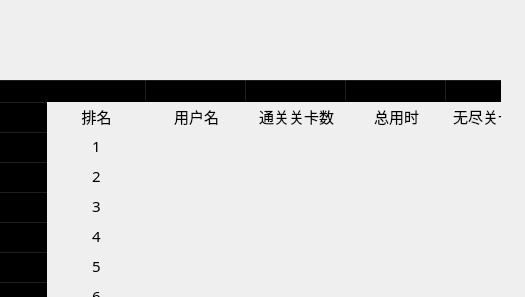
<?xml version="1.0" encoding="UTF-8"?>
<ui version="4.0">
 <class>Dialogranking</class>
 <widget class="QDialog" name="Dialogranking">
  <property name="geometry">
   <rect>
    <x>0</x>
    <y>0</y>
    <width>525</width>
    <height>297</height>
   </rect>
  </property>
  <property name="windowTitle">
   <string>植此青绿小游戏</string>
  </property>
  <property name="windowIcon">
   <iconset>
    <normaloff>:/build-cpp_shixun-Desktop_Qt_6_2_4_MinGW_64_bit-Debug/things/grass-windowicon..png</normaloff>:/build-cpp_shixun-Desktop_Qt_6_2_4_MinGW_64_bit-Debug/things/grass-windowicon..png</iconset>
  </property>
  <widget class="QTableWidget" name="tableWidget">
   <property name="geometry">
    <rect>
     <x>0</x>
     <y>80</y>
     <width>501</width>
     <height>371</height>
    </rect>
   </property>
   <property name="font">
    <font>
     <family>GenSenRounded TW M</family>
     <bold>false</bold>
    </font>
   </property>
   <property name="styleSheet">
    <string notr="true">background:transparent;border:none</string>
   </property>
   <property name="gridStyle">
    <enum>Qt::NoPen</enum>
   </property>
   <row>
    <property name="text">
     <string>新建行</string>
    </property>
   </row>
   <row>
    <property name="text">
     <string>新建行</string>
    </property>
   </row>
   <row>
    <property name="text">
     <string>新建行</string>
    </property>
   </row>
   <row>
    <property name="text">
     <string>新建行</string>
    </property>
   </row>
   <row>
    <property name="text">
     <string>新建行</string>
    </property>
   </row>
   <row>
    <property name="text">
     <string>新建行</string>
    </property>
   </row>
   <row>
    <property name="text">
     <string>新建行2</string>
    </property>
   </row>
   <column>
    <property name="text">
     <string>排名</string>
    </property>
   </column>
   <column>
    <property name="text">
     <string>新建列</string>
    </property>
   </column>
   <column>
    <property name="text">
     <string>通关关卡数</string>
    </property>
   </column>
   <column>
    <property name="text">
     <string>总用时</string>
    </property>
   </column>
   <column>
    <property name="text">
     <string>无尽关卡通关数</string>
    </property>
   </column>
   <item row="0" column="0">
    <property name="text">
     <string>排名</string>
    </property>
    <property name="font">
     <font>
      <family>HarmonyOS Sans SC Medium</family>
      <pointsize>11</pointsize>
      <bold>false</bold>
     </font>
    </property>
    <property name="textAlignment">
     <set>AlignCenter</set>
    </property>
   </item>
   <item row="0" column="1">
    <property name="text">
     <string>用户名</string>
    </property>
    <property name="font">
     <font>
      <family>HarmonyOS Sans SC Medium</family>
      <pointsize>11</pointsize>
     </font>
    </property>
    <property name="textAlignment">
     <set>AlignCenter</set>
    </property>
   </item>
   <item row="0" column="2">
    <property name="text">
     <string>通关关卡数</string>
    </property>
    <property name="font">
     <font>
      <family>HarmonyOS Sans SC Medium</family>
      <pointsize>11</pointsize>
      <bold>false</bold>
     </font>
    </property>
    <property name="textAlignment">
     <set>AlignCenter</set>
    </property>
    <property name="background">
     <brush brushstyle="NoBrush">
      <color alpha="255">
       <red>0</red>
       <green>0</green>
       <blue>0</blue>
      </color>
     </brush>
    </property>
   </item>
   <item row="0" column="3">
    <property name="text">
     <string>总用时</string>
    </property>
    <property name="font">
     <font>
      <family>HarmonyOS Sans SC Medium</family>
      <pointsize>11</pointsize>
     </font>
    </property>
    <property name="textAlignment">
     <set>AlignCenter</set>
    </property>
   </item>
   <item row="0" column="4">
    <property name="text">
     <string>无尽关卡通关数</string>
    </property>
    <property name="font">
     <font>
      <family>HarmonyOS Sans SC Medium</family>
      <pointsize>11</pointsize>
     </font>
    </property>
    <property name="textAlignment">
     <set>AlignCenter</set>
    </property>
   </item>
   <item row="1" column="0">
    <property name="text">
     <string>1</string>
    </property>
    <property name="font">
     <font>
      <family>GenSenRounded TW B</family>
      <pointsize>11</pointsize>
     </font>
    </property>
    <property name="textAlignment">
     <set>AlignCenter</set>
    </property>
   </item>
   <item row="1" column="1">
    <property name="text">
     <string/>
    </property>
    <property name="font">
     <font>
      <family>GenSenRounded TW B</family>
      <pointsize>11</pointsize>
     </font>
    </property>
    <property name="textAlignment">
     <set>AlignCenter</set>
    </property>
   </item>
   <item row="1" column="2">
    <property name="text">
     <string/>
    </property>
    <property name="font">
     <font>
      <family>GenSenRounded TW B</family>
      <pointsize>11</pointsize>
     </font>
    </property>
    <property name="textAlignment">
     <set>AlignCenter</set>
    </property>
   </item>
   <item row="1" column="3">
    <property name="text">
     <string/>
    </property>
    <property name="font">
     <font>
      <family>GenSenRounded TW B</family>
      <pointsize>11</pointsize>
     </font>
    </property>
    <property name="textAlignment">
     <set>AlignCenter</set>
    </property>
   </item>
   <item row="1" column="4">
    <property name="text">
     <string/>
    </property>
    <property name="font">
     <font>
      <family>GenSenRounded TW B</family>
      <pointsize>11</pointsize>
     </font>
    </property>
    <property name="textAlignment">
     <set>AlignCenter</set>
    </property>
   </item>
   <item row="2" column="0">
    <property name="text">
     <string>2</string>
    </property>
    <property name="font">
     <font>
      <family>GenSenRounded TW B</family>
      <pointsize>11</pointsize>
     </font>
    </property>
    <property name="textAlignment">
     <set>AlignCenter</set>
    </property>
   </item>
   <item row="2" column="1">
    <property name="text">
     <string/>
    </property>
    <property name="font">
     <font>
      <family>GenSenRounded TW B</family>
      <pointsize>11</pointsize>
     </font>
    </property>
    <property name="textAlignment">
     <set>AlignCenter</set>
    </property>
   </item>
   <item row="2" column="2">
    <property name="text">
     <string/>
    </property>
    <property name="font">
     <font>
      <family>GenSenRounded TW B</family>
      <pointsize>11</pointsize>
     </font>
    </property>
    <property name="textAlignment">
     <set>AlignCenter</set>
    </property>
   </item>
   <item row="2" column="3">
    <property name="text">
     <string/>
    </property>
    <property name="font">
     <font>
      <family>GenSenRounded TW B</family>
      <pointsize>11</pointsize>
     </font>
    </property>
    <property name="textAlignment">
     <set>AlignCenter</set>
    </property>
   </item>
   <item row="2" column="4">
    <property name="text">
     <string/>
    </property>
    <property name="font">
     <font>
      <family>GenSenRounded TW B</family>
      <pointsize>11</pointsize>
     </font>
    </property>
    <property name="textAlignment">
     <set>AlignCenter</set>
    </property>
   </item>
   <item row="3" column="0">
    <property name="text">
     <string>3</string>
    </property>
    <property name="font">
     <font>
      <family>GenSenRounded TW B</family>
      <pointsize>11</pointsize>
     </font>
    </property>
    <property name="textAlignment">
     <set>AlignCenter</set>
    </property>
   </item>
   <item row="3" column="1">
    <property name="text">
     <string/>
    </property>
    <property name="font">
     <font>
      <family>GenSenRounded TW B</family>
      <pointsize>11</pointsize>
     </font>
    </property>
    <property name="textAlignment">
     <set>AlignCenter</set>
    </property>
   </item>
   <item row="3" column="2">
    <property name="text">
     <string/>
    </property>
    <property name="font">
     <font>
      <family>GenSenRounded TW B</family>
      <pointsize>11</pointsize>
     </font>
    </property>
    <property name="textAlignment">
     <set>AlignCenter</set>
    </property>
   </item>
   <item row="3" column="3">
    <property name="text">
     <string/>
    </property>
    <property name="font">
     <font>
      <family>GenSenRounded TW B</family>
      <pointsize>11</pointsize>
     </font>
    </property>
    <property name="textAlignment">
     <set>AlignCenter</set>
    </property>
   </item>
   <item row="3" column="4">
    <property name="text">
     <string/>
    </property>
    <property name="font">
     <font>
      <family>GenSenRounded TW B</family>
      <pointsize>11</pointsize>
     </font>
    </property>
    <property name="textAlignment">
     <set>AlignCenter</set>
    </property>
   </item>
   <item row="4" column="0">
    <property name="text">
     <string>4</string>
    </property>
    <property name="font">
     <font>
      <family>GenSenRounded TW B</family>
      <pointsize>11</pointsize>
     </font>
    </property>
    <property name="textAlignment">
     <set>AlignCenter</set>
    </property>
   </item>
   <item row="4" column="1">
    <property name="text">
     <string/>
    </property>
    <property name="font">
     <font>
      <family>GenSenRounded TW B</family>
      <pointsize>11</pointsize>
     </font>
    </property>
    <property name="textAlignment">
     <set>AlignCenter</set>
    </property>
   </item>
   <item row="4" column="2">
    <property name="text">
     <string/>
    </property>
    <property name="font">
     <font>
      <family>GenSenRounded TW B</family>
      <pointsize>11</pointsize>
     </font>
    </property>
    <property name="textAlignment">
     <set>AlignCenter</set>
    </property>
   </item>
   <item row="4" column="3">
    <property name="text">
     <string/>
    </property>
    <property name="font">
     <font>
      <family>GenSenRounded TW B</family>
      <pointsize>11</pointsize>
     </font>
    </property>
    <property name="textAlignment">
     <set>AlignCenter</set>
    </property>
   </item>
   <item row="4" column="4">
    <property name="text">
     <string/>
    </property>
    <property name="font">
     <font>
      <family>GenSenRounded TW B</family>
      <pointsize>11</pointsize>
     </font>
    </property>
    <property name="textAlignment">
     <set>AlignCenter</set>
    </property>
   </item>
   <item row="5" column="0">
    <property name="text">
     <string>5</string>
    </property>
    <property name="font">
     <font>
      <family>GenSenRounded TW B</family>
      <pointsize>11</pointsize>
     </font>
    </property>
    <property name="textAlignment">
     <set>AlignCenter</set>
    </property>
   </item>
   <item row="5" column="1">
    <property name="text">
     <string/>
    </property>
    <property name="font">
     <font>
      <family>GenSenRounded TW B</family>
      <pointsize>11</pointsize>
     </font>
    </property>
    <property name="textAlignment">
     <set>AlignCenter</set>
    </property>
   </item>
   <item row="5" column="2">
    <property name="text">
     <string/>
    </property>
    <property name="font">
     <font>
      <family>GenSenRounded TW B</family>
      <pointsize>11</pointsize>
     </font>
    </property>
    <property name="textAlignment">
     <set>AlignCenter</set>
    </property>
   </item>
   <item row="5" column="3">
    <property name="text">
     <string/>
    </property>
    <property name="font">
     <font>
      <family>GenSenRounded TW B</family>
      <pointsize>11</pointsize>
     </font>
    </property>
    <property name="textAlignment">
     <set>AlignCenter</set>
    </property>
   </item>
   <item row="5" column="4">
    <property name="text">
     <string/>
    </property>
    <property name="font">
     <font>
      <family>GenSenRounded TW B</family>
      <pointsize>11</pointsize>
     </font>
    </property>
    <property name="textAlignment">
     <set>AlignCenter</set>
    </property>
   </item>
   <item row="6" column="0">
    <property name="text">
     <string>6</string>
    </property>
    <property name="font">
     <font>
      <family>GenSenRounded TW B</family>
      <pointsize>11</pointsize>
      <bold>false</bold>
     </font>
    </property>
    <property name="textAlignment">
     <set>AlignCenter</set>
    </property>
   </item>
   <item row="6" column="1">
    <property name="text">
     <string/>
    </property>
    <property name="font">
     <font>
      <family>GenSenRounded TW B</family>
      <pointsize>11</pointsize>
     </font>
    </property>
    <property name="textAlignment">
     <set>AlignCenter</set>
    </property>
   </item>
   <item row="6" column="2">
    <property name="text">
     <string/>
    </property>
    <property name="font">
     <font>
      <family>GenSenRounded TW B</family>
      <pointsize>11</pointsize>
     </font>
    </property>
    <property name="textAlignment">
     <set>AlignCenter</set>
    </property>
   </item>
   <item row="6" column="3">
    <property name="text">
     <string/>
    </property>
    <property name="font">
     <font>
      <family>GenSenRounded TW B</family>
      <pointsize>11</pointsize>
     </font>
    </property>
    <property name="textAlignment">
     <set>AlignCenter</set>
    </property>
   </item>
   <item row="6" column="4">
    <property name="text">
     <string/>
    </property>
    <property name="font">
     <font>
      <family>GenSenRounded TW B</family>
      <pointsize>11</pointsize>
     </font>
    </property>
    <property name="textAlignment">
     <set>AlignCenter</set>
    </property>
   </item>
  </widget>
  <widget class="QLabel" name="labeltitle">
   <property name="geometry">
    <rect>
     <x>0</x>
     <y>9</y>
     <width>525</width>
     <height>85</height>
    </rect>
   </property>
   <property name="text">
    <string/>
   </property>
  </widget>
  <widget class="QLabel" name="labelbg">
   <property name="geometry">
    <rect>
     <x>0</x>
     <y>0</y>
     <width>525</width>
     <height>297</height>
    </rect>
   </property>
   <property name="text">
    <string/>
   </property>
   <property name="scaledContents">
    <bool>true</bool>
   </property>
  </widget>
  <zorder>labelbg</zorder>
  <zorder>tableWidget</zorder>
  <zorder>labeltitle</zorder>
 </widget>
 <resources/>
 <connections/>
</ui>
